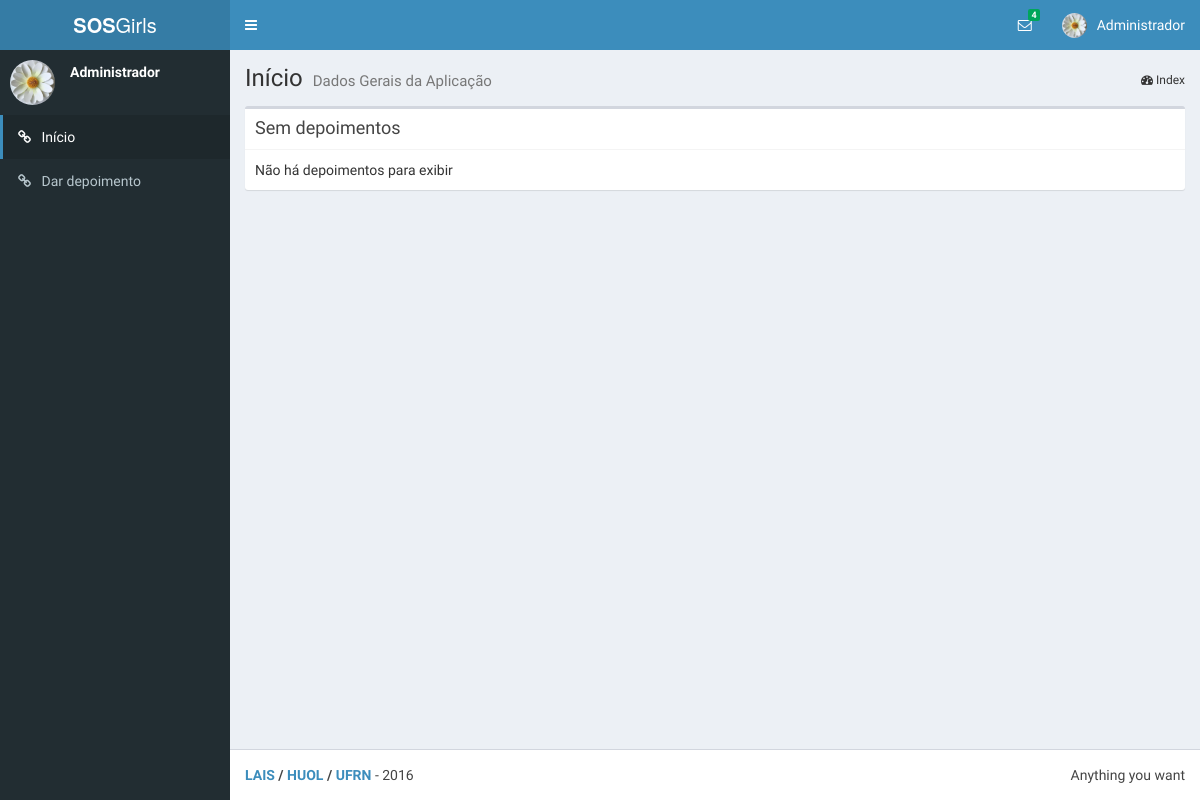
The app's page /inicio/ (signed in), older data.
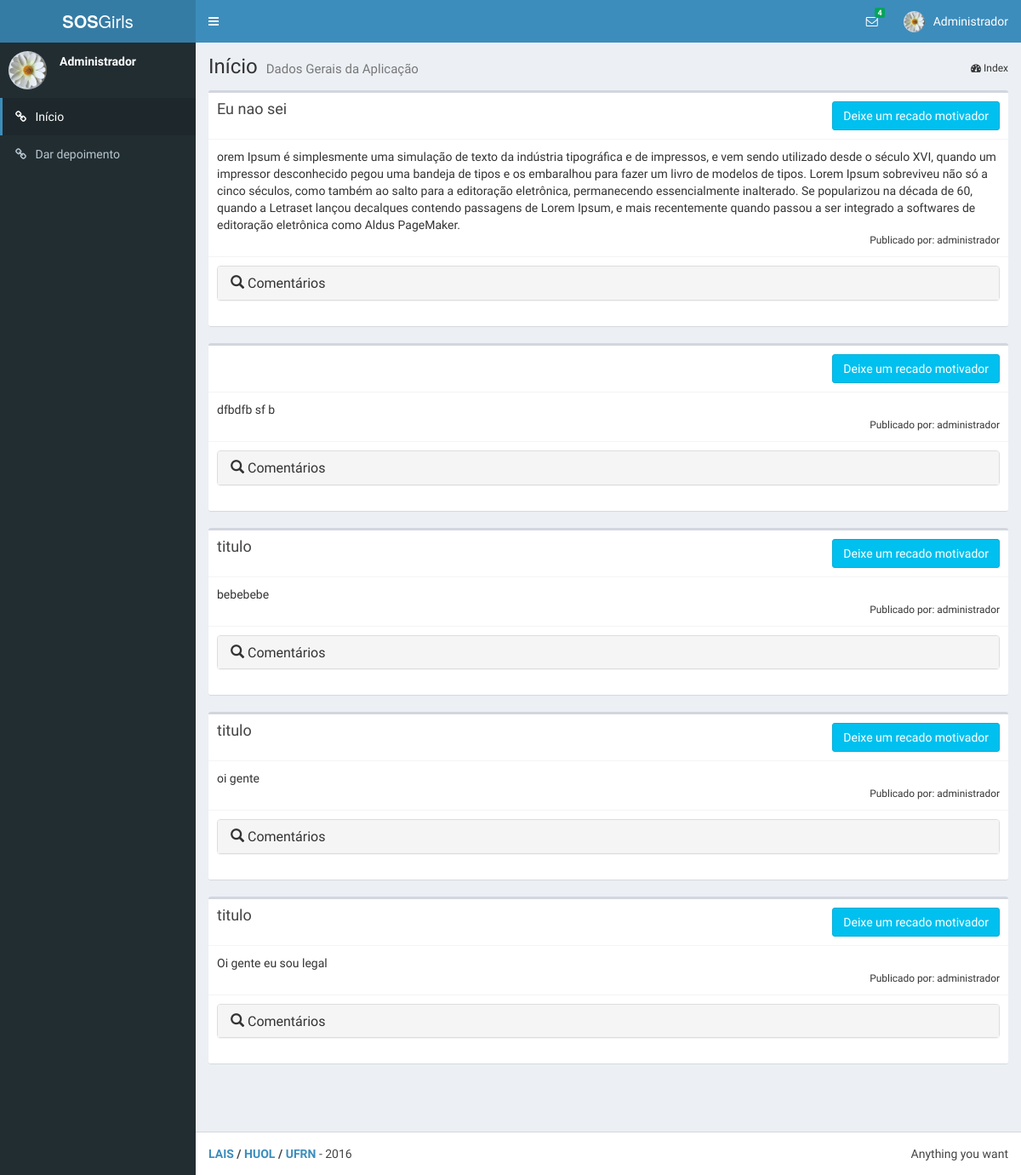
The same page, newer data.
### comum/models.py (models this page shows)
class Depoimentos(models.Model):
    titulo = models.CharField(max_length=100)
    conteudo = models.TextField()
    autor = models.ForeignKey(User)
    tipo = models.ForeignKey(TipoDepoimentos, null=True)

### comum/views.py (the view)
# urls.py: url(r'^inicio/', views.index, name='index'),
def index(request):
    if request.user.is_authenticated():
        registros = Depoimentos.objects.all().order_by("-id")
        depoimentos = paginar_registros(request, registros, 15)
        return render(request, "inicio.html", {"depoimentos":depoimentos})
    else:
        return HttpResponseRedirect(reverse('comum:login'))

### comum/views.py (called while the page is built)
def paginar_registros(request, registros, qtd_por_pagina):
    paginator = Paginator(registros, qtd_por_pagina)
    page = request.GET.get('page')
    try:
        return paginator.page(page)
    except PageNotAnInteger:
        return paginator.page(1)
    except EmptyPage:
        return paginator.page(paginator.num_pages)

### comum/templates/inicio.html (shortened to what this page needs)
{% extends "base.html" %}
{% load staticfiles %}
{% load bootstrap_pagination %}
{% load comum_extras %}
{% block index %} active {% endblock %}
{% block breadcrumb %}
<section class="content-header">
    <h1>
        Início
        <small>Dados Gerais da Aplicação</small>
    </h1>
    <ol class="breadcrumb">
        <li><i class="fa fa-dashboard"></i> Index</li>
    </ol>
</section>
{% endblock %}
{% block content %}
<section class="content">
  {% for depoimento in depoimentos %}
    <div class="box box-default">
        <div class="box-header with-border">
            <h3 class="box-title">{{depoimento.titulo}}</h3>
               <button type="button" name="button" class="btn btn-small btn-info pull-right">Deixe um recado motivador</button>
        </div>
        <div class="box-body">
            <div class="row">
                <div class="col-md-12">
                    <div id="container">{{depoimento.conteudo}}</div>
                </div>
                <div class="col-md-12">
                  <small class="pull-right">Publicado por: {{depoimento.autor}}
                  </small>
                </div>
            </div>
        </div>
        <div class="box-footer">
          <div class="panel-group" id="accordion-{{depoimento.id}}" role="tablist" aria-multiselectable="true">
              <div class="panel panel-default">
                  <div class="panel-heading" role="tab" id="headingOne-{{depoimento.id}}">
                      <h4 class="panel-title">
                          <a class="a-span" role="button" data-toggle="collapse" data-parent="#accordion-{{depoimento.id}}"
                             href="#collapseOne-{{depoimento.id}}" aria-expanded="true" aria-controls="collapseOne-{{depoimento.id}}">
                              <span class="glyphicon glyphicon-search" aria-hidden="true"></span> Comentários
                          </a>
                      </h4>
                  </div>
              </div>
          </div>
        </div>
    </div>
    {%empty%}
    <div class="box box-default">
        <div class="box-header with-border">
            <h3 class="box-title">Sem depoimentos</h3>
        </div>
        <div class="box-body">
            <div class="row">
                <div class="col-md-12">
                    <div id="container">Não há depoimentos para exibir</div>
                </div>
            </div>
        </div>
    </div>
    {%endfor%}
    <nav aria-label="Page navigation">
  </nav>
</section>
{% endblock %}

### comum/templates/base.html (shortened to what this page needs)
<!DOCTYPE html>
{% load staticfiles %}
{% load comum_extras %}
<html>
  <head>
    <link rel="stylesheet" href="{% static 'comum/css/bootstrap.min.css' %}">
    <link rel="stylesheet" href="https://cdnjs.cloudflare.com/ajax/libs/font-awesome/4.5.0/css/font-awesome.min.css">
    <link rel="stylesheet" href="https://cdnjs.cloudflare.com/ajax/libs/ionicons/2.0.1/css/ionicons.min.css">
    <link rel="stylesheet" href="{% static 'comum/css/AdminLTE.min.css' %}">
    <link rel="stylesheet" href="{% static 'comum/css/skin-blue.min.css' %}">
  </head>
  <body class="hold-transition skin-blue sidebar-mini">
    <div class="wrapper">
      <header class="main-header">
        <a href="/" class="logo">
          <span class="logo-lg"><b>SOS</b>Girls</span>
        </a>
        <nav class="navbar navbar-static-top" role="navigation">
          <a href="#" class="sidebar-toggle" data-toggle="offcanvas" role="button">
          </a>
          <div class="navbar-custom-menu">
            <ul class="nav navbar-nav">
              <li class="dropdown messages-menu">
                <a href="#" class="dropdown-toggle" data-toggle="dropdown">
                  <i class="fa fa-envelope-o"></i>
                  <span class="label label-success">4</span>
                </a>
              </li>
              <li class="dropdown user user-menu">
                <a href="#" class="dropdown-toggle" data-toggle="dropdown">
                  <img src="{% static 'comum/img/user2-160x160.jpg' %}" class="user-image" alt="User Image">
                  <span class="hidden-xs">
                    {% if request.user.first_name and request.user.last_name %}
                      {{ request.user.first_name|title }} {{ request.user.last_name|title }}
                    {% elif request.user.first_name %}
                      {{ request.user.first_name|title }}
                    {% else %}
                      {{ request.user.username|title }}
                    {% endif %}
                  </span>
                </a>
              </li>
            </ul>
          </div>
        </nav>
      </header>
      <aside class="main-sidebar">
        <section class="sidebar">
          <div class="user-panel">
            <div class="pull-left image">
              <img src="{% static 'comum/img/user2-160x160.jpg' %}" class="img-circle" alt="User Image">
            </div>
            <div class="pull-left info">
              <p>
                {% if request.user.first_name and request.user.last_name %}
                  {{ request.user.first_name|title }} {{ request.user.last_name|title }}
                {% elif request.user.first_name %}
                  {{ request.user.first_name|title }}
                {% else %}
                  {{ request.user.username|title }}
                {% endif %}
              </p>
            </div>
          </div>
          <ul class="sidebar-menu live-search-list">
            <li class="{% block index %}{% endblock %}"><a href="{% url 'comum:index' %}"><i class="fa fa-link"></i> <span>Início</span></a></li>
            <li class="{% block novo_depoimento %}{% endblock %}"><a href="{% url 'comum:novo_depoimento' %}"><i class="fa fa-link"></i> <span>Dar depoimento</span></a></li>
          </ul>
        </section>
      </aside>
      <div class="content-wrapper">
        {% block breadcrumb %}{% endblock %}
        {% block content %}{% endblock %}
      </div>
      <footer class="main-footer">
        <div class="pull-right hidden-xs">
          Anything you want
        </div>
        <strong>
          <a href="http://www.lais.huol.ufrn.br/" target="_blank">LAIS</a> /
          <a href="http://www.ebserh.gov.br/web/huol-ufrn" target="_blank">HUOL</a> /
          <a href="https://sistemas.ufrn.br/portal/PT/" target="_blank">UFRN</a>
        </strong> - 2016
      </footer>
    </div>
  </body>
</html>

Row changes from the older to the newer data that the page shows:
added Depoimentos: titulo "Eu nao sei", conteudo "orem Ipsum é simplesmente uma simulação de texto da indústria tipográfica e de impressos, e vem sendo utilizado desde o século XVI, quando um impressor desconhecido pegou uma bandeja de tipos e os embaralhou para fazer um livro de modelos de tipos. Lorem Ipsum sobreviveu não só a cinco séculos, como também ao salto para a editoração eletrônica, permanecendo essencialmente inalterado. Se popularizou na década de 60, quando a Letraset lançou decalques contendo passagens de Lorem Ipsum, e mais recentemente quando passou a ser integrado a softwares de editoração eletrônica como Aldus PageMaker.", autor "administrador"
added Depoimentos: conteudo "dfbdfb sf b", autor "administrador"
added Depoimentos: titulo "titulo", conteudo "bebebebe", autor "administrador"
added Depoimentos: titulo "titulo", conteudo "oi gente", autor "administrador"
added Depoimentos: titulo "titulo", conteudo "Oi gente eu sou legal", autor "administrador"
Text that changed along with them:
text no longer shown: "Sem depoimentos Não há depoimentos para exibir"
